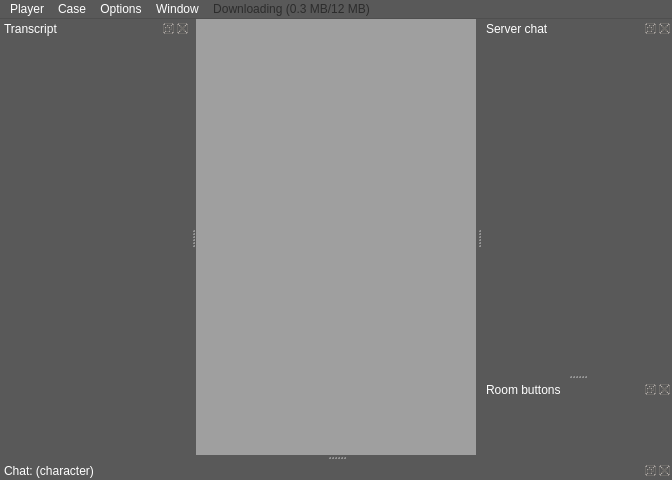
<?xml version="1.0" encoding="UTF-8"?>
<ui version="4.0">
 <class>Courtroom</class>
 <widget class="QMainWindow" name="Courtroom">
  <property name="geometry">
   <rect>
    <x>0</x>
    <y>0</y>
    <width>672</width>
    <height>480</height>
   </rect>
  </property>
  <property name="sizePolicy">
   <sizepolicy hsizetype="Expanding" vsizetype="Preferred">
    <horstretch>0</horstretch>
    <verstretch>0</verstretch>
   </sizepolicy>
  </property>
  <property name="palette">
   <palette>
    <active>
     <colorrole role="WindowText">
      <brush brushstyle="SolidPattern">
       <color alpha="255">
        <red>255</red>
        <green>255</green>
        <blue>255</blue>
       </color>
      </brush>
     </colorrole>
     <colorrole role="Button">
      <brush brushstyle="SolidPattern">
       <color alpha="255">
        <red>89</red>
        <green>89</green>
        <blue>89</blue>
       </color>
      </brush>
     </colorrole>
     <colorrole role="Light">
      <brush brushstyle="SolidPattern">
       <color alpha="255">
        <red>134</red>
        <green>134</green>
        <blue>134</blue>
       </color>
      </brush>
     </colorrole>
     <colorrole role="Midlight">
      <brush brushstyle="SolidPattern">
       <color alpha="255">
        <red>111</red>
        <green>111</green>
        <blue>111</blue>
       </color>
      </brush>
     </colorrole>
     <colorrole role="Dark">
      <brush brushstyle="SolidPattern">
       <color alpha="255">
        <red>44</red>
        <green>44</green>
        <blue>44</blue>
       </color>
      </brush>
     </colorrole>
     <colorrole role="Mid">
      <brush brushstyle="SolidPattern">
       <color alpha="255">
        <red>59</red>
        <green>59</green>
        <blue>59</blue>
       </color>
      </brush>
     </colorrole>
     <colorrole role="Text">
      <brush brushstyle="SolidPattern">
       <color alpha="255">
        <red>255</red>
        <green>255</green>
        <blue>255</blue>
       </color>
      </brush>
     </colorrole>
     <colorrole role="BrightText">
      <brush brushstyle="SolidPattern">
       <color alpha="255">
        <red>255</red>
        <green>255</green>
        <blue>255</blue>
       </color>
      </brush>
     </colorrole>
     <colorrole role="ButtonText">
      <brush brushstyle="SolidPattern">
       <color alpha="255">
        <red>255</red>
        <green>255</green>
        <blue>255</blue>
       </color>
      </brush>
     </colorrole>
     <colorrole role="Base">
      <brush brushstyle="SolidPattern">
       <color alpha="255">
        <red>0</red>
        <green>0</green>
        <blue>0</blue>
       </color>
      </brush>
     </colorrole>
     <colorrole role="Window">
      <brush brushstyle="SolidPattern">
       <color alpha="255">
        <red>89</red>
        <green>89</green>
        <blue>89</blue>
       </color>
      </brush>
     </colorrole>
     <colorrole role="Shadow">
      <brush brushstyle="SolidPattern">
       <color alpha="255">
        <red>0</red>
        <green>0</green>
        <blue>0</blue>
       </color>
      </brush>
     </colorrole>
     <colorrole role="AlternateBase">
      <brush brushstyle="SolidPattern">
       <color alpha="255">
        <red>44</red>
        <green>44</green>
        <blue>44</blue>
       </color>
      </brush>
     </colorrole>
     <colorrole role="ToolTipBase">
      <brush brushstyle="SolidPattern">
       <color alpha="255">
        <red>255</red>
        <green>255</green>
        <blue>220</blue>
       </color>
      </brush>
     </colorrole>
     <colorrole role="ToolTipText">
      <brush brushstyle="SolidPattern">
       <color alpha="255">
        <red>0</red>
        <green>0</green>
        <blue>0</blue>
       </color>
      </brush>
     </colorrole>
     <colorrole role="PlaceholderText">
      <brush brushstyle="SolidPattern">
       <color alpha="128">
        <red>255</red>
        <green>255</green>
        <blue>255</blue>
       </color>
      </brush>
     </colorrole>
    </active>
    <inactive>
     <colorrole role="WindowText">
      <brush brushstyle="SolidPattern">
       <color alpha="255">
        <red>255</red>
        <green>255</green>
        <blue>255</blue>
       </color>
      </brush>
     </colorrole>
     <colorrole role="Button">
      <brush brushstyle="SolidPattern">
       <color alpha="255">
        <red>89</red>
        <green>89</green>
        <blue>89</blue>
       </color>
      </brush>
     </colorrole>
     <colorrole role="Light">
      <brush brushstyle="SolidPattern">
       <color alpha="255">
        <red>134</red>
        <green>134</green>
        <blue>134</blue>
       </color>
      </brush>
     </colorrole>
     <colorrole role="Midlight">
      <brush brushstyle="SolidPattern">
       <color alpha="255">
        <red>111</red>
        <green>111</green>
        <blue>111</blue>
       </color>
      </brush>
     </colorrole>
     <colorrole role="Dark">
      <brush brushstyle="SolidPattern">
       <color alpha="255">
        <red>44</red>
        <green>44</green>
        <blue>44</blue>
       </color>
      </brush>
     </colorrole>
     <colorrole role="Mid">
      <brush brushstyle="SolidPattern">
       <color alpha="255">
        <red>59</red>
        <green>59</green>
        <blue>59</blue>
       </color>
      </brush>
     </colorrole>
     <colorrole role="Text">
      <brush brushstyle="SolidPattern">
       <color alpha="255">
        <red>255</red>
        <green>255</green>
        <blue>255</blue>
       </color>
      </brush>
     </colorrole>
     <colorrole role="BrightText">
      <brush brushstyle="SolidPattern">
       <color alpha="255">
        <red>255</red>
        <green>255</green>
        <blue>255</blue>
       </color>
      </brush>
     </colorrole>
     <colorrole role="ButtonText">
      <brush brushstyle="SolidPattern">
       <color alpha="255">
        <red>255</red>
        <green>255</green>
        <blue>255</blue>
       </color>
      </brush>
     </colorrole>
     <colorrole role="Base">
      <brush brushstyle="SolidPattern">
       <color alpha="255">
        <red>0</red>
        <green>0</green>
        <blue>0</blue>
       </color>
      </brush>
     </colorrole>
     <colorrole role="Window">
      <brush brushstyle="SolidPattern">
       <color alpha="255">
        <red>89</red>
        <green>89</green>
        <blue>89</blue>
       </color>
      </brush>
     </colorrole>
     <colorrole role="Shadow">
      <brush brushstyle="SolidPattern">
       <color alpha="255">
        <red>0</red>
        <green>0</green>
        <blue>0</blue>
       </color>
      </brush>
     </colorrole>
     <colorrole role="AlternateBase">
      <brush brushstyle="SolidPattern">
       <color alpha="255">
        <red>44</red>
        <green>44</green>
        <blue>44</blue>
       </color>
      </brush>
     </colorrole>
     <colorrole role="ToolTipBase">
      <brush brushstyle="SolidPattern">
       <color alpha="255">
        <red>255</red>
        <green>255</green>
        <blue>220</blue>
       </color>
      </brush>
     </colorrole>
     <colorrole role="ToolTipText">
      <brush brushstyle="SolidPattern">
       <color alpha="255">
        <red>0</red>
        <green>0</green>
        <blue>0</blue>
       </color>
      </brush>
     </colorrole>
     <colorrole role="PlaceholderText">
      <brush brushstyle="SolidPattern">
       <color alpha="128">
        <red>255</red>
        <green>255</green>
        <blue>255</blue>
       </color>
      </brush>
     </colorrole>
    </inactive>
    <disabled>
     <colorrole role="WindowText">
      <brush brushstyle="SolidPattern">
       <color alpha="255">
        <red>44</red>
        <green>44</green>
        <blue>44</blue>
       </color>
      </brush>
     </colorrole>
     <colorrole role="Button">
      <brush brushstyle="SolidPattern">
       <color alpha="255">
        <red>89</red>
        <green>89</green>
        <blue>89</blue>
       </color>
      </brush>
     </colorrole>
     <colorrole role="Light">
      <brush brushstyle="SolidPattern">
       <color alpha="255">
        <red>134</red>
        <green>134</green>
        <blue>134</blue>
       </color>
      </brush>
     </colorrole>
     <colorrole role="Midlight">
      <brush brushstyle="SolidPattern">
       <color alpha="255">
        <red>111</red>
        <green>111</green>
        <blue>111</blue>
       </color>
      </brush>
     </colorrole>
     <colorrole role="Dark">
      <brush brushstyle="SolidPattern">
       <color alpha="255">
        <red>44</red>
        <green>44</green>
        <blue>44</blue>
       </color>
      </brush>
     </colorrole>
     <colorrole role="Mid">
      <brush brushstyle="SolidPattern">
       <color alpha="255">
        <red>59</red>
        <green>59</green>
        <blue>59</blue>
       </color>
      </brush>
     </colorrole>
     <colorrole role="Text">
      <brush brushstyle="SolidPattern">
       <color alpha="255">
        <red>44</red>
        <green>44</green>
        <blue>44</blue>
       </color>
      </brush>
     </colorrole>
     <colorrole role="BrightText">
      <brush brushstyle="SolidPattern">
       <color alpha="255">
        <red>255</red>
        <green>255</green>
        <blue>255</blue>
       </color>
      </brush>
     </colorrole>
     <colorrole role="ButtonText">
      <brush brushstyle="SolidPattern">
       <color alpha="255">
        <red>44</red>
        <green>44</green>
        <blue>44</blue>
       </color>
      </brush>
     </colorrole>
     <colorrole role="Base">
      <brush brushstyle="SolidPattern">
       <color alpha="255">
        <red>89</red>
        <green>89</green>
        <blue>89</blue>
       </color>
      </brush>
     </colorrole>
     <colorrole role="Window">
      <brush brushstyle="SolidPattern">
       <color alpha="255">
        <red>89</red>
        <green>89</green>
        <blue>89</blue>
       </color>
      </brush>
     </colorrole>
     <colorrole role="Shadow">
      <brush brushstyle="SolidPattern">
       <color alpha="255">
        <red>0</red>
        <green>0</green>
        <blue>0</blue>
       </color>
      </brush>
     </colorrole>
     <colorrole role="AlternateBase">
      <brush brushstyle="SolidPattern">
       <color alpha="255">
        <red>89</red>
        <green>89</green>
        <blue>89</blue>
       </color>
      </brush>
     </colorrole>
     <colorrole role="ToolTipBase">
      <brush brushstyle="SolidPattern">
       <color alpha="255">
        <red>255</red>
        <green>255</green>
        <blue>220</blue>
       </color>
      </brush>
     </colorrole>
     <colorrole role="ToolTipText">
      <brush brushstyle="SolidPattern">
       <color alpha="255">
        <red>0</red>
        <green>0</green>
        <blue>0</blue>
       </color>
      </brush>
     </colorrole>
     <colorrole role="PlaceholderText">
      <brush brushstyle="SolidPattern">
       <color alpha="128">
        <red>255</red>
        <green>255</green>
        <blue>255</blue>
       </color>
      </brush>
     </colorrole>
    </disabled>
   </palette>
  </property>
  <property name="windowTitle">
   <string>MainWindow</string>
  </property>
  <property name="dockNestingEnabled">
   <bool>true</bool>
  </property>
  <widget class="QWidget" name="centralWidget">
   <property name="sizePolicy">
    <sizepolicy hsizetype="Preferred" vsizetype="Preferred">
     <horstretch>0</horstretch>
     <verstretch>0</verstretch>
    </sizepolicy>
   </property>
   <property name="minimumSize">
    <size>
     <width>274</width>
     <height>300</height>
    </size>
   </property>
   <property name="styleSheet">
    <string notr="true">QWidget#centralWidget { background-color: palette(dark); }</string>
   </property>
   <layout class="QGridLayout" name="gridLayout_3">
    <property name="leftMargin">
     <number>0</number>
    </property>
    <property name="topMargin">
     <number>0</number>
    </property>
    <property name="rightMargin">
     <number>0</number>
    </property>
    <property name="bottomMargin">
     <number>0</number>
    </property>
    <property name="spacing">
     <number>0</number>
    </property>
    <item row="0" column="0">
     <widget class="AOViewport" name="viewport" native="true">
      <property name="sizePolicy">
       <sizepolicy hsizetype="Fixed" vsizetype="Fixed">
        <horstretch>0</horstretch>
        <verstretch>0</verstretch>
       </sizepolicy>
      </property>
      <property name="minimumSize">
       <size>
        <width>274</width>
        <height>300</height>
       </size>
      </property>
     </widget>
    </item>
   </layout>
  </widget>
  <widget class="QMenuBar" name="menubar">
   <property name="geometry">
    <rect>
     <x>0</x>
     <y>0</y>
     <width>672</width>
     <height>21</height>
    </rect>
   </property>
   <widget class="QMenu" name="menuPlayer">
    <property name="tearOffEnabled">
     <bool>true</bool>
    </property>
    <property name="title">
     <string>Player</string>
    </property>
    <addaction name="mute"/>
    <addaction name="pair"/>
    <addaction name="call_mod"/>
    <addaction name="separator"/>
    <addaction name="change_character"/>
    <addaction name="quit"/>
   </widget>
   <widget class="QMenu" name="menuOptions">
    <property name="title">
     <string>Options</string>
    </property>
    <addaction name="open_settings"/>
    <addaction name="separator"/>
    <addaction name="showname_enable"/>
    <addaction name="modcall_notify"/>
   </widget>
   <widget class="QMenu" name="menuCase">
    <property name="title">
     <string>Case</string>
    </property>
    <addaction name="casing"/>
    <addaction name="separator"/>
    <addaction name="announce_case"/>
   </widget>
   <widget class="QMenu" name="assetStatus">
    <property name="enabled">
     <bool>false</bool>
    </property>
    <property name="title">
     <string>Downloading (0.3 MB/12 MB)</string>
    </property>
   </widget>
   <widget class="QMenu" name="window_menu">
    <property name="title">
     <string>Window</string>
    </property>
    <addaction name="toggle_ic_log"/>
    <addaction name="toggle_evidence"/>
    <addaction name="separator"/>
    <addaction name="toggle_server_chat"/>
    <addaction name="toggle_ms_chat"/>
    <addaction name="separator"/>
    <addaction name="toggle_room_controls"/>
    <addaction name="toggle_room_chooser"/>
    <addaction name="separator"/>
    <addaction name="toggle_jukebox"/>
    <addaction name="toggle_mixer"/>
   </widget>
   <addaction name="menuPlayer"/>
   <addaction name="menuCase"/>
   <addaction name="menuOptions"/>
   <addaction name="window_menu"/>
   <addaction name="assetStatus"/>
  </widget>
  <widget class="QDockWidget" name="ic_chatlog_dock">
   <property name="sizePolicy">
    <sizepolicy hsizetype="Preferred" vsizetype="Preferred">
     <horstretch>0</horstretch>
     <verstretch>0</verstretch>
    </sizepolicy>
   </property>
   <property name="minimumSize">
    <size>
     <width>190</width>
     <height>90</height>
    </size>
   </property>
   <property name="windowTitle">
    <string>Transcript</string>
   </property>
   <attribute name="dockWidgetArea">
    <number>1</number>
   </attribute>
   <widget class="AOICLog" name="ic_chatlog"/>
  </widget>
  <widget class="QDockWidget" name="server_chat_dock">
   <property name="minimumSize">
    <size>
     <width>190</width>
     <height>90</height>
    </size>
   </property>
   <property name="windowTitle">
    <string>Server chat</string>
   </property>
   <attribute name="dockWidgetArea">
    <number>2</number>
   </attribute>
   <widget class="AOServerChat" name="server_chat">
    <property name="styleSheet">
     <string notr="true">QTextBrowser { background-color: #8b8b8b; }
QLineEdit { background-color: #575757; color: white; }</string>
    </property>
   </widget>
  </widget>
  <widget class="QDockWidget" name="ic_chat_dock">
   <property name="sizePolicy">
    <sizepolicy hsizetype="Expanding" vsizetype="Minimum">
     <horstretch>0</horstretch>
     <verstretch>0</verstretch>
    </sizepolicy>
   </property>
   <property name="windowTitle">
    <string>Chat: (character)</string>
   </property>
   <attribute name="dockWidgetArea">
    <number>8</number>
   </attribute>
   <widget class="AOChat" name="ic_chat"/>
  </widget>
  <widget class="QDockWidget" name="room_controls_dock">
   <property name="windowTitle">
    <string>Room buttons</string>
   </property>
   <attribute name="dockWidgetArea">
    <number>2</number>
   </attribute>
   <widget class="AORoomControls" name="room_controls"/>
  </widget>
  <action name="mute">
   <property name="text">
    <string>Mute…</string>
   </property>
   <property name="shortcut">
    <string>Alt+M</string>
   </property>
  </action>
  <action name="pair">
   <property name="text">
    <string>Pair With…</string>
   </property>
   <property name="shortcut">
    <string>Alt+P</string>
   </property>
  </action>
  <action name="announce_case">
   <property name="text">
    <string>Announce Case…</string>
   </property>
  </action>
  <action name="change_character">
   <property name="text">
    <string>Change Character…</string>
   </property>
  </action>
  <action name="quit">
   <property name="text">
    <string>Quit</string>
   </property>
   <property name="menuRole">
    <enum>QAction::QuitRole</enum>
   </property>
  </action>
  <action name="call_mod">
   <property name="text">
    <string>Call Mod…</string>
   </property>
  </action>
  <action name="open_settings">
   <property name="text">
    <string>Settings…</string>
   </property>
  </action>
  <action name="showname_enable">
   <property name="checkable">
    <bool>true</bool>
   </property>
   <property name="text">
    <string>Enable Custom Names</string>
   </property>
  </action>
  <action name="casing">
   <property name="checkable">
    <bool>true</bool>
   </property>
   <property name="text">
    <string>Case in Progress</string>
   </property>
  </action>
  <action name="modcall_notify">
   <property name="checkable">
    <bool>true</bool>
   </property>
   <property name="enabled">
    <bool>false</bool>
   </property>
   <property name="text">
    <string>Ping on Mod Call</string>
   </property>
  </action>
  <action name="reload_theme">
   <property name="text">
    <string>Reload theme</string>
   </property>
  </action>
  <action name="toggle_ic_log">
   <property name="checkable">
    <bool>true</bool>
   </property>
   <property name="checked">
    <bool>true</bool>
   </property>
   <property name="text">
    <string>Transcript</string>
   </property>
   <property name="targetWidget" stdset="0">
    <string notr="true">ic_chatlog</string>
   </property>
  </action>
  <action name="toggle_server_chat">
   <property name="checkable">
    <bool>true</bool>
   </property>
   <property name="checked">
    <bool>true</bool>
   </property>
   <property name="text">
    <string>Server Chat</string>
   </property>
   <property name="targetWidget" stdset="0">
    <string notr="true">server_chat</string>
   </property>
  </action>
  <action name="toggle_ms_chat">
   <property name="checkable">
    <bool>true</bool>
   </property>
   <property name="text">
    <string>Global Chat</string>
   </property>
   <property name="targetWidget" stdset="0">
    <string>ms_chat</string>
   </property>
  </action>
  <action name="toggle_room_chooser">
   <property name="checkable">
    <bool>true</bool>
   </property>
   <property name="text">
    <string>Room List</string>
   </property>
   <property name="targetWidget" stdset="0">
    <string>room_chooser</string>
   </property>
  </action>
  <action name="toggle_room_controls">
   <property name="checkable">
    <bool>true</bool>
   </property>
   <property name="checked">
    <bool>true</bool>
   </property>
   <property name="text">
    <string>Room Controls</string>
   </property>
   <property name="targetWidget" stdset="0">
    <string>room_controls</string>
   </property>
  </action>
  <action name="toggle_mixer">
   <property name="checkable">
    <bool>true</bool>
   </property>
   <property name="text">
    <string>Sound Mixer</string>
   </property>
   <property name="targetWidget" stdset="0">
    <string>mixer</string>
   </property>
  </action>
  <action name="toggle_jukebox">
   <property name="checkable">
    <bool>true</bool>
   </property>
   <property name="text">
    <string>Music List</string>
   </property>
   <property name="targetWidget" stdset="0">
    <string>jukebox</string>
   </property>
  </action>
  <action name="toggle_evidence">
   <property name="checkable">
    <bool>true</bool>
   </property>
   <property name="text">
    <string>Evidence</string>
   </property>
  </action>
 </widget>
 <customwidgets>
  <customwidget>
   <class>AOServerChat</class>
   <extends>QWidget</extends>
   <header>widgets/aoserverchat.h</header>
   <container>1</container>
  </customwidget>
  <customwidget>
   <class>AOViewport</class>
   <extends>QWidget</extends>
   <header>widgets/aoviewport.h</header>
   <container>1</container>
  </customwidget>
  <customwidget>
   <class>AOICLog</class>
   <extends>QWidget</extends>
   <header>widgets/aoiclog.h</header>
   <container>1</container>
  </customwidget>
  <customwidget>
   <class>AOChat</class>
   <extends>QWidget</extends>
   <header>widgets/aochat.h</header>
   <container>1</container>
  </customwidget>
  <customwidget>
   <class>AORoomControls</class>
   <extends>QWidget</extends>
   <header>widgets/aoroomcontrols.h</header>
   <container>1</container>
  </customwidget>
 </customwidgets>
 <resources/>
 <connections/>
</ui>
